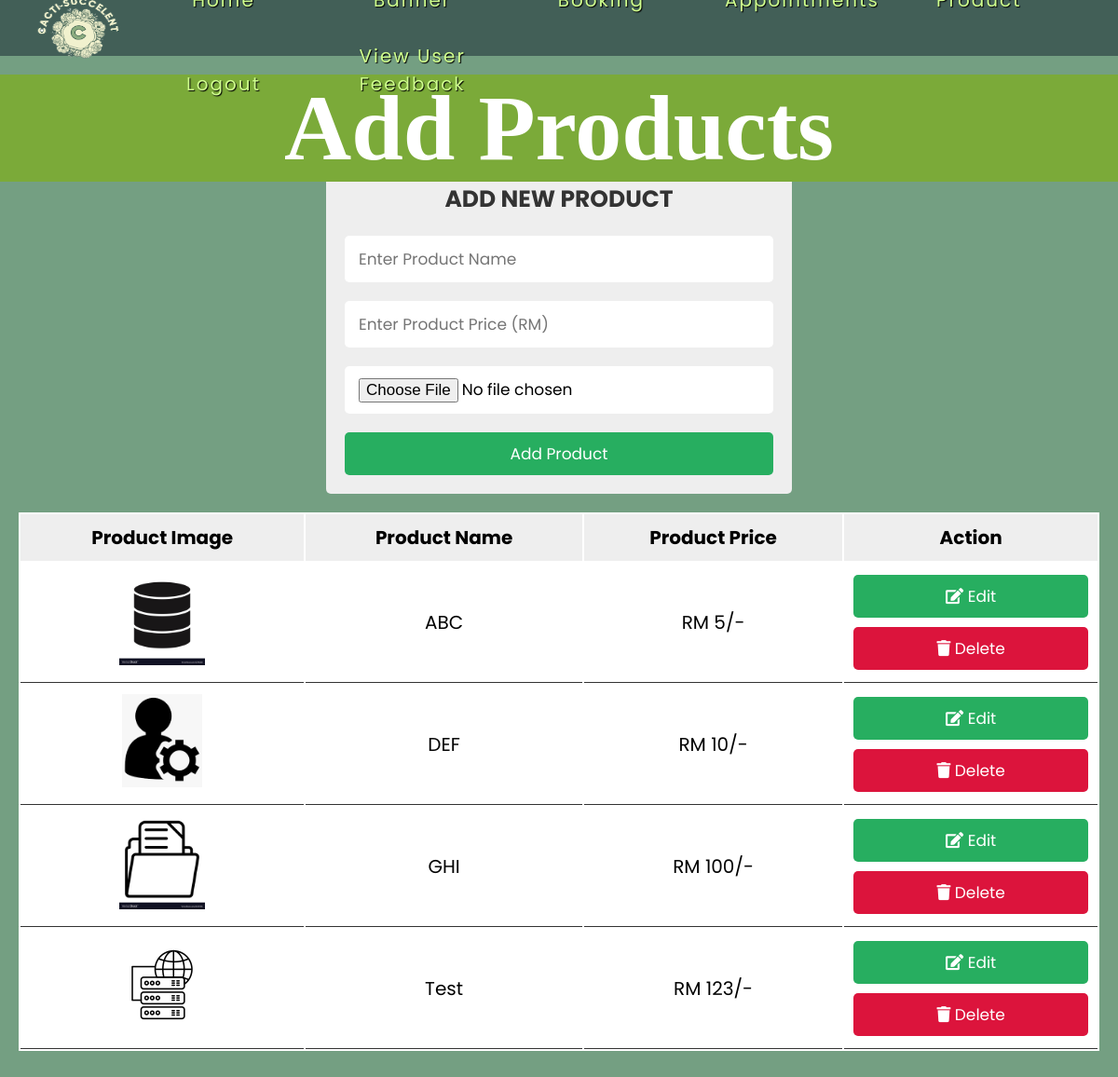
The app's page /admin_page.php with its own data.
### tables this page shows
CREATE TABLE `products` (
  `id` int(255) NOT NULL,
  `name` varchar(255) NOT NULL,
  `price` varchar(255) NOT NULL,
  `image` varchar(255) NOT NULL
);

### admin_page.php (the view, shortened to what this page needs)
<?php
@include 'config.php';
?>
<!DOCTYPE html>
<html lang="en">
<head>
    <link rel="stylesheet" href="https://cdnjs.cloudflare.com/ajax/libs/font-awesome/5.15.4/css/all.min.css">
    <link rel="stylesheet" href="assets/css/productcss.css">
</head>
<body>
<header>
    <nav class="header">
        <div><img class="Logo" src="images/Logo.png"></div>
        <ul>
        <li><a href="adminPage.php">Home</a></li>
            <li><a href="banneradsui.php">Banner</a></li>
            <li><a href="adminBooking.php">Booking</a></li>
            <li><a href="adminViewAppointment.php">View Appointments</a></li>
            <li><a href="Product.php">Product</a></li>
            <li><a href="logout.php">Logout</a></li>
            <li><a href="view_feedback.php">View User Feedback</a></li>
        </ul>
    </nav>
</header>
<div class="ProductCover">
    <div class="CoverText">
        <h1>Add Products</h1>
    </div>
</div>
<br>
<br>
    <div class = "container">
        <div class = "admin-product-form-container">
            <form action="<?php $_SERVER['PHP_SELF']?>" method= "post" enctype="multipart/form-data">
                <h3>Add New Product</h3>
                <input type="text" placeholder="Enter Product Name" name = "product_name" class="box">
                <input type="number" placeholder="Enter Product Price (RM)" name = "product_price" class="box">
                <input type="file" accept= "image/png, image/jpg, image/jpeg" name = "product_image" class="box">
                <input type="submit" class = "btn" name = "add_product" value = "add product">
            </form>
        </div>
        <?php
            $select = mysqli_query($conn, "SELECT * FROM products");
        ?>
        <div class="product-display">
            <table class="product-display-table">
                <thead>
                    <tr>
                        <th>product image</th>
                        <th>product name</th>
                        <th>product price</th>
                        <th>action</th>
                    </tr>
                </thead>
                <?php while($row = mysqli_fetch_assoc($select)){ ?>
                    <tr>
                        <td><img src="uploaded_img/<?php echo $row['image']; ?>" height="100" alt=""></td>
                        <td><?php echo $row['name']; ?></td>
                        <td>RM <?php echo $row['price']; ?>/-</td>
                        <td>
                            <a href="admin_update.php?edit=<?php echo $row['id']; ?>" class="btn"> <i class="fas fa-edit"></i> edit </a>
                            <a href="admin_page.php?delete=<?php echo $row['id']; ?>" class="btn"> <i class="fas fa-trash"></i> delete </a>
                        </td>
                    </tr>
                <?php } ?>
            </table>
        </div>
    </div>
</body>
</html>

### assets/css/productcss.css (style rules this page uses)
:root { --green:#27ae60; --black:#333; --white:#fff; --bg-color:#eee; --box-shadow:0 .5rem 1rem rgba(0,0,0,.1); --border:.1rem solid var(--black); }
* { font-family: 'Poppins', sans-serif; margin:0; padding:0; box-sizing: border-box; outline: none; border:none; text-decoration: none; text-transform: capitalize; }
html { font-size: 62.5%; overflow-x: hidden; background-color: #749F82; scroll-behavior: smooth; }
header { height: 80px; }
.header { position: relative; width: 100%; margin: auto; display: flex; align-items: center; justify-content: space-between; padding: 1rem 1rem; z-index: 1; margin: 0; background-color: #425F57; max-height: 60px; }
.Logo { position: relative; float: left; margin-left: 20px; height: 95px; width: 100px; padding-top: 8px; padding-bottom: 5px; display: flex; }
a { text-decoration: none; }
nav { float: right; margin-right: 5px; margin-top: 15px; position: relative; z-index: 1; }
nav ul li { margin: auto; margin-left: 20px; display: inline-block; text-align: center; padding: 15px 20px; width: 180px; font-size: 20px; font-family: Arial, Helvetica, sans-serif; text-transform: uppercase; letter-spacing: 2px; position: relative; }
nav ul li a { text-shadow: 1px 1px 1px black; color: #CFFF8D; }
.ProductCover { box-sizing: border-box; float: left; width: 100%; height: 100%; background: #7baa39; }
.CoverText { margin-top: auto; }
.CoverText h1 { color: white; font-family: Times New Roman,sans-serif; font-size: 100px; font-weight: bold; text-align: center; }
.btn { display: block; width: 100%; cursor: pointer; border-radius: .5rem; margin-top: 1rem; font-size: 1.7rem; padding:1rem 3rem; background: var(--green); color:var(--white); text-align: center; }
.container { max-width: 1200px; padding:2rem; margin:0 auto; }
.admin-product-form-container form { max-width: 50rem; margin:0 auto; padding:2rem; border-radius: .5rem; background: var(--bg-color); }
.admin-product-form-container form h3 { text-transform: uppercase; color:var(--black); margin-bottom: 1rem; text-align: center; font-size: 2.5rem; }
.admin-product-form-container form .box { width: 100%; border-radius: .5rem; padding:1.2rem 1.5rem; font-size: 1.7rem; margin:1rem 0; background: var(--white); text-transform: none; }
.product-display { margin:2rem 0; background-color: #fff; }
.product-display .product-display-table { width: 100%; text-align: center; }
.product-display .product-display-table thead { background: var(--bg-color); }
.product-display .product-display-table th { padding:1rem; font-size: 2rem; }
.product-display .product-display-table td { padding:1rem; font-size: 2rem; border-bottom: var(--border); }
.product-display .product-display-table .btn:first-child { margin-top: 0; }
.product-display .product-display-table .btn:last-child { background: crimson; }

### records on screen
products: image (picture), name "ABC", price "5"
products: image (picture), name "DEF", price "10"
products: image (picture), name "GHI", price "100"
products: image (picture), name "Test", price "123"
